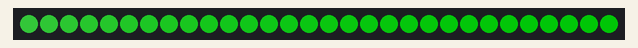
Bench run of a sketch on a simulated Arduino Uno, built with avr-gcc and run on an emulated ATmega328P. Shown: 30 RGB LEDs in strip order, left to right. Dim RGB values are drawn brighter than linear.

Above: at 0.15 s.
At 9.79 s:
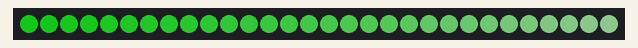
At 19.44 s:
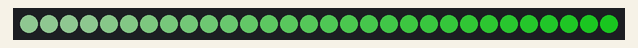
At 38.72 s:
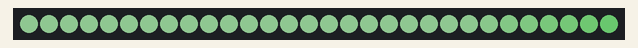

The sketch:

green_white_trans.ino
```cpp
#include<FastLED.h>


#define LED_AMOUNT        30
#define DATA_PIN          11
#define GLOBAL_BRIGHTNESS 100

CRGB leds[LED_AMOUNT];

float animation = 0;


void setup() {
  FastLED.addLeds<NEOPIXEL, DATA_PIN>(leds, LED_AMOUNT);
  FastLED.setBrightness(GLOBAL_BRIGHTNESS);
}

void loop() {

  for(int i=0; i<LED_AMOUNT; ++i){

    float saturation = sin(animation + i * 0.04);
    saturation = (saturation + 1) / 2;
    saturation *= 255;
    saturation = max(saturation, 40);

    leds[i] = CHSV(100, saturation, 255);
  }

  FastLED.show();

  animation += 0.15;
}
```
